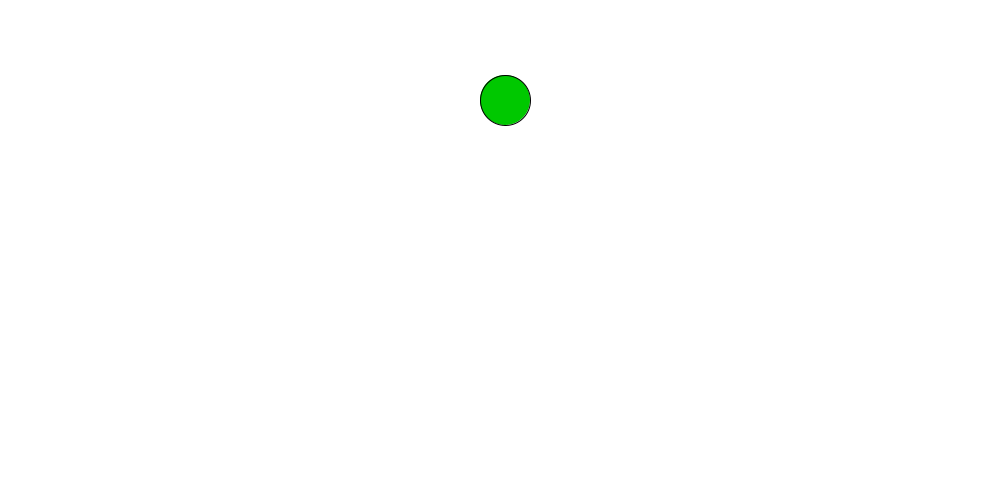
Frame 1 (no input)
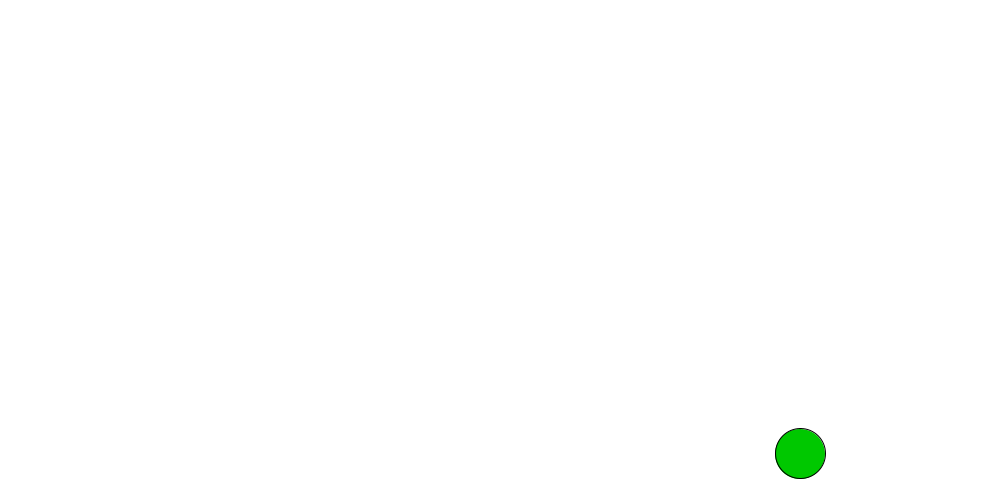
Frame 60 (the mouse pressed at the canvas centre just before this capture)
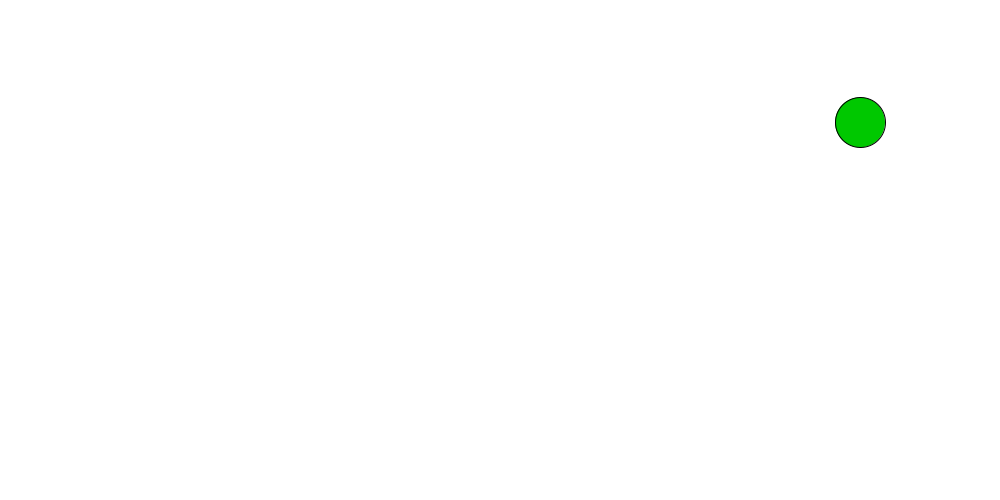
Frame 120 (the mouse held since frame 60 and released just before this capture)

The Processing sketch that drew these frames (run headless with seeded random() and noise(); from frame 60 on, the mouse is pressed at the canvas centre):

// Processing sketch: C_Bouncing
// ── C_Bouncing.pde

float ballPositionX = 0;    // X coord of Ball One
float ballPositionY = 0;    // Y coord of Ball One

float ballSpeedX = 0;       // Speed of Ball One in X
float ballSpeedY = 0;       // Speed of Ball One in Y

float gravity = 0.2;           // Set up a constant for the strength of gravity


void setup() {
  
  
  size(1000, 500);          // set the screen size
  ellipseMode(CENTER);      // change the ellipse drawing mode (see http://processing.org/reference/ellipseMode_.html )


  ballPositionX = width/2;          // set X coord
  ballPositionY = 100;              // set Y coord
 
  ballSpeedX = 5;                   // Ball One speed and direction in X  

  
}

void draw() {
  
  background(255);
  
  if (((ballPositionX + 25) > width) ||  ((ballPositionX - 25) < 0)) {      // Check if the ball one moves off the left or right edge of the window
    
    ballSpeedX = ballSpeedX * -1;                                           // Multiply it's speed by -1 to reverse it's direction
  }

  
  if ((ballPositionY + 25) > height) {                                      // Check if the bottom edge of ball one moves off the bottom edge of the window

    ballPositionY = height - 25;
    ballSpeedY = ballSpeedY * -0.95;                                        // Multiply it's speed by -0.95 to reverse it's direction
                                                                            // and to dampen it's movement
  }

    
  ballPositionX += ballSpeedX;                                              // Add the current speed to the x and y locations.
  ballPositionY += + ballSpeedY;

  ballSpeedY += gravity;                                                    // Add gravity to the vertical speed of both balls.
  
  fill(0, 200, 0);                                                          // colour = green
  ellipse(ballPositionX, ballPositionY, 50, 50);                            // draw a ball (with a diameter of 50)
}
